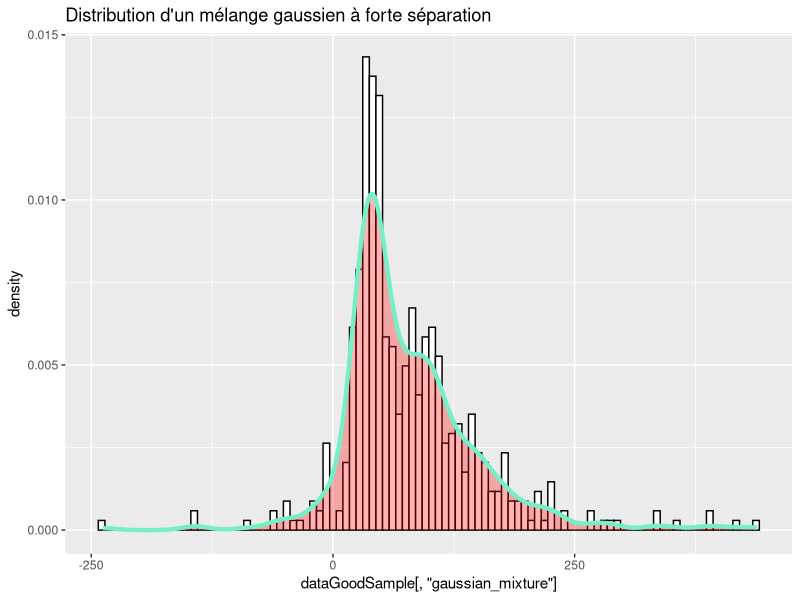
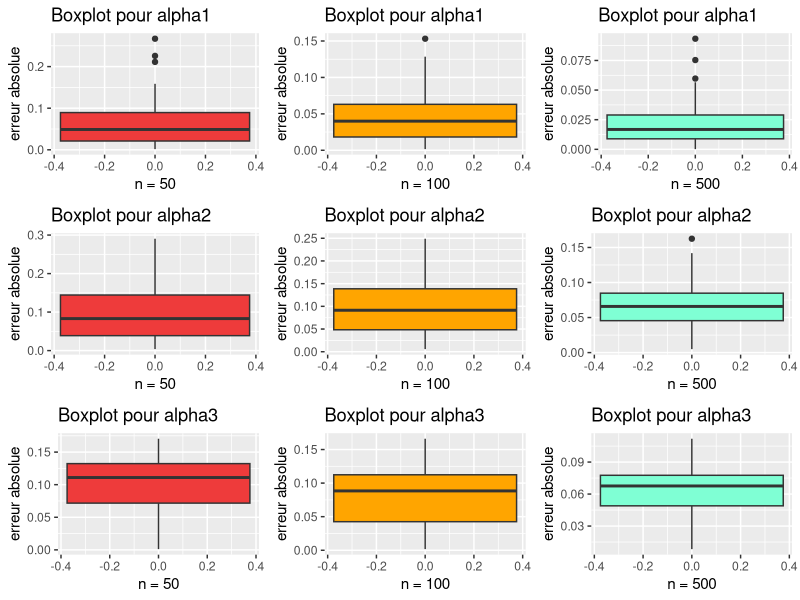
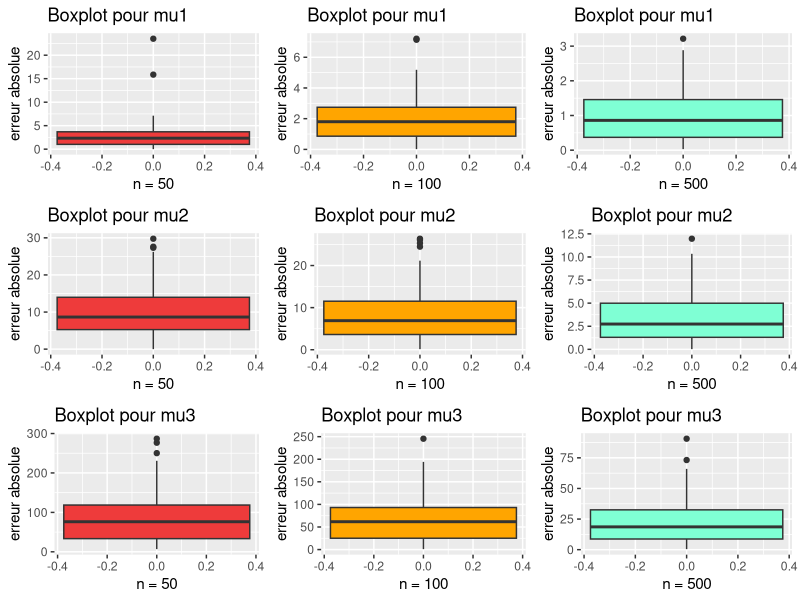
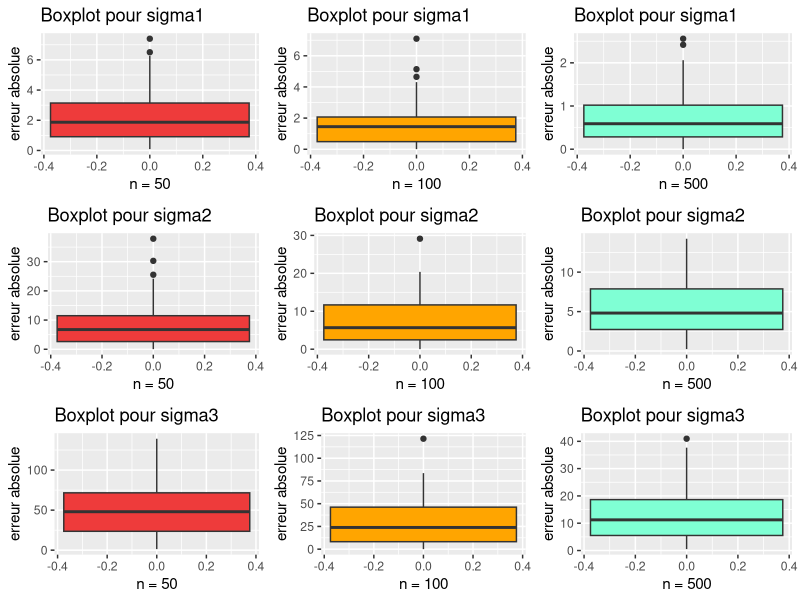
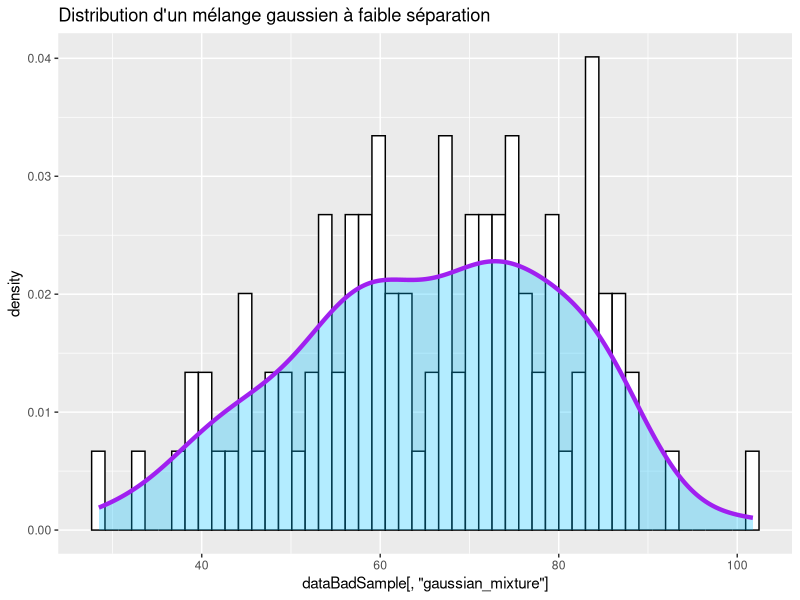
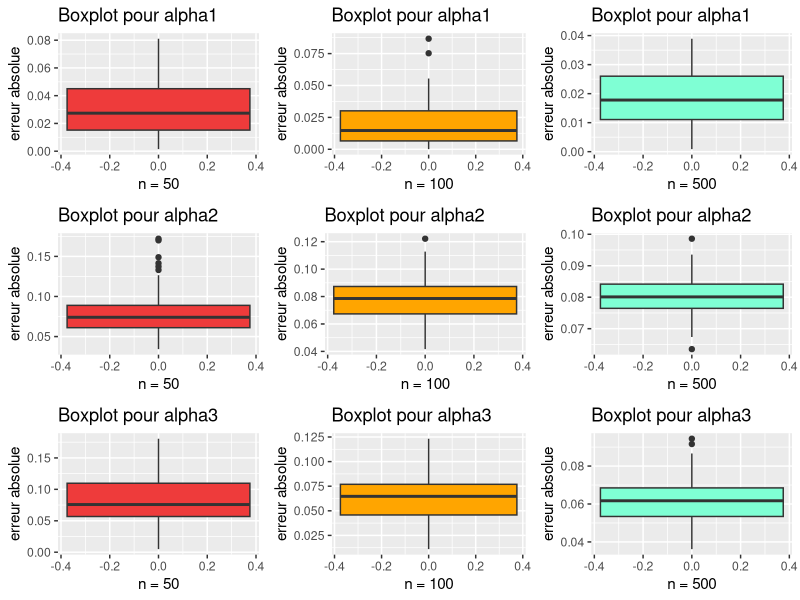
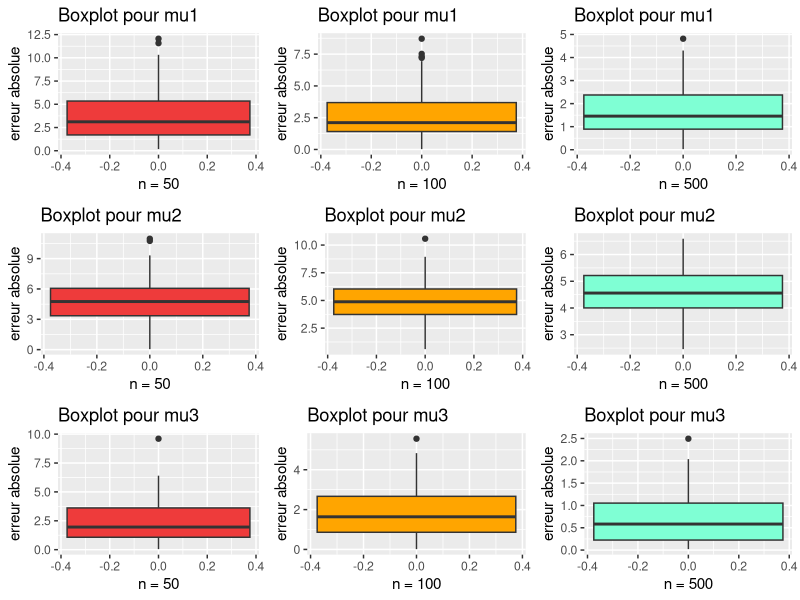
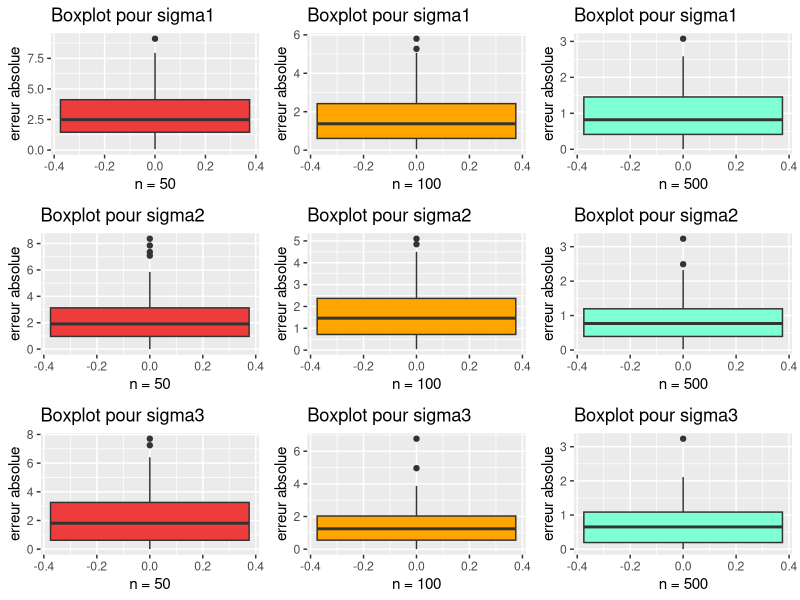

Recreate these plots in R, in order. (Note: this script raises an error after producing the figures.)
library(ggplot2)
library(ggpubr)

# Vecteur dans lequel on a stocké les noms des 13 espèces d'oiseaux présentent 
# dans notre document
bird_names = c("European Goldfinch", "Common Linnet", "Common Chaffinch",
               "European Greenfinch", "Eurasian Bullfinch", "Hawfinch",
               "Stonechat", "European Robin", "Whinchat", "Song Thrush",
               "Common Blackbird", "Ring Ouzel", "Mistle Thrush")

# Vecteur dans lequel on a stocké les moyennes respectives des volumes des nids
# des 13 espèces d'oiseaux
mean_volume = c(38.0, 60.9, 58.3, 74.5, 45.0, 71.6, 91.0, 68.4, 51.9, 288.9,
                293.6, 298.6, 266.1)
# Vecteur dans lequel on a stocké les écarts-types respectifs des volumes des
# nids des 13 espèces d'oiseaux
sd_volume = c(9.1,  20.8, 15.0,  12.2,  3.8,  12.9,  46.5, 29.8, 27.4, 55.9,
              78.5,  125.1,  56.6)

# Création du dataframe contenant les données sur les 13 nids d'oiseaux
# Chaque ligne du df correspond à une espèce d'oiseau
# Chaque espèce est associée à 2 colonnes qui nous renseignent sur
# le volume moyen des nids associée à cette espèce respectivement
# l'ecart type des nids associées à cette espèce
nest_data = data.frame(bird_names, mean_volume, sd_volume)

# Cette fonction prend en argument df le dataframe regroupant toutes les données
# c'est à dire les noms, les moyennes et les écart-types des nids des 13
# espèces d'oiseaux
# n le nombre d'espèces à tirer aléatoirement
# cette fonction retourne un dataframe stockant les noms,
# moyennes et écart-types des nids des n espèces d'oiseaux tirées aléatoirement
random_species = function(df, n){
  J = dim(df)[1]
  index_species = sample(1:J, n, replace = FALSE)
  random_prop = runif(n, 0, 1)
  random_prop = random_prop/sum(random_prop)
  random_df = df[index_species,]
  random_df = cbind(proportion_alpha = random_prop, random_df)
  random_df = random_df[,c(2,1,3,4)]
  return(random_df)
}

# Cette fonction affiche graphiquement la distribution d'un mélange gaussien
# Elle prend en argument df le dataframe contenant les données 
# (noms, moyennes, ecarts-types) des nids des espèces d'oiseaux 
# et X l’échantillon du mélange gaussien
plot_distrib = function(df, X){
  data_distrib = data.frame(gaussian_mixture = X)
  ggplot(data_distrib, aes(x=data_distrib[,'gaussian_mixture'])) + 
  geom_histogram(aes(y=..density..), colour="black", fill="white", bins = 100) +
  geom_density(alpha=.3, color = "aquamarine2", fill="red", size=1.5) + 
  ggtitle("Distribution d'un mélange gaussien")
}

# On crée le dataframe regroupant les moyennes et les écarts-types théoriques
# associés aux espèces d'oiseaux choisies par l'utilisateur
# Les espèces choisies sont stockées dans un vecteur pris en paramètre
GetRealParam = function(list_Species){
  v_index = c()
  for (species in list_Species){
    index_sp = which(nest_data$bird_names == species)
    v_index = append(v_index, index_sp)
  }
  return(nest_data[v_index,])
}


# Cette fonction génère aléatoirement un échantillon de taille n issue 
# d'un mélange gaussien
# Les paramètres (alpha, mu et sigma) des différents mélanges gaussiens 
# sont contenus dans data_th
# La fonction prends en argument data_th 
# (le dataframe contenant les paramètres alpha, mu et sigma)
# et n qui indique le nombre de valeurs que l'on souhaite générer aléatoirement
# La fonction retourne un vecteur contenant les n valeurs du mélange gaussien
# qui ont été generées aléatoirement
simulation = function(data_th, n=100){
  X = rep(NA,n) #echantillon
  vect_alpha = data_th[,2]
  vect_mean = data_th[,3]
  vect_sd = data_th[,4]
  for(i in 1:n){
    Z = runif(1)
    if (Z <= vect_alpha[1]){
      X[i] = rnorm(1, vect_mean[1], vect_sd[1])
    }else{
      k = 1
      l = 2
      Bool = FALSE
      cumul_alpha = cumsum(vect_alpha)
      while(Bool == FALSE){
        if((cumul_alpha[k]<=Z) & (cumul_alpha[l]>=Z)){
          Bool = TRUE
          param_index = l
        }
        k = k+1
        l = l+1
      }
      X[i] = rnorm(1, vect_mean[param_index], vect_sd[param_index])
    }
  }
  return(X)
}

# Fonction générant dataframe (vide)
# contenant les valeurs de P_thetat(j|X = X_i) (etape E de l'algo)
# Cette fonction prend en argument n (la taille de l'échantillon)
# Et J le nombre de mélange
param_State_E = function(n, J){
  data_stateE = data.frame(matrix(NA, nrow = n, ncol = J))
  for(j in 1:J){
    names(data_stateE)[j] = paste("H(.,",j,")",sep="")
  }
  return(data_stateE)
}

# Cette fonction est une implémentation de l'algorithme EM
# Elle prend en argument data_init
# (data_init est un dataframe contenant les paramètres (alpha, mu, sigma)
# initiaux choisis)
# un vecteur X qui est l'échantillon de taille n
# K le nombre d'itérations de l'algorithme EM
# Cette fonction va retourner un dataframe contenant les valeurs des
# paramètres alpha, mu et sigma
# qui ont été mises à jour après K itérations de l'algorithme EM

algo_EM = function(data_init, X, K){
  J = dim(data_init)[1]
  n = length(X)
  data_stateE = param_State_E(n, J)
  
  for(k in 1:K){
    vect_alpha = data_init[,2] #de longueur J
    vect_mean = data_init[,3]
    vect_sd = data_init[,4]
    # vecteur contenant la somme des des numérateurs de P_thetat(j|X = X_i)
    # pour chaque valeur de l’échantillon 
    v = rep(0,n) 
    
    # Etape E
    for(j in 1:J){
      # On remplie le tableau param_State_E contenant P_thetat(j|X=X_i)
      data_stateE[,j] = vect_alpha[j]*dnorm(X,vect_mean[j],vect_sd[j])
      v = v+data_stateE[,j]
    }
    for(j in 1:J){
      data_stateE[,j] = data_stateE[,j]/v
    }
    
    # Etape M
    H = data_stateE
    for(col in 2:4){ #on met a jour le data_init
      for(ind in 1:J){
        
        # on met à jour les alpha
        if(col == 2){
          data_init[,col][ind] = mean(H[,ind])
        }
        # on met à jour les mu
        if(col == 3){
          data_init[,col][ind] = (sum(X*H[,ind]))/(sum(H[,ind]))
        } 
        # on met à jour les sigma
        if(col == 4){
          data_init[,col][ind] = sqrt((sum( (X-rep(data_init[,col-1][ind],n))^2
                                            *H[,ind] ))/sum(H[,ind]))
        }
      }
    }
  }
  new_df = data_init
  colnames(new_df) = c('bird_names', 'alpha', 'mu', 'sigma')
  return(new_df)
}


# Cette fonction calcule l'erreur absolue de tous les paramètres alpha, mu et sigma
# elle calcule la différence en valeur absolue entre la valeur du paramètre estimé
# par l'algorithme EM et la valeur du paramètre théorique
# Elle prend en paramètre data_th le dataframe contenant les 
# paramètres alpha, mu et sigma théoriques
# et Data_EM dataframe contenant les paramètres alpha, mu et sigma estimés 
# par l'algorithme EM
# Cette fonction retourne le dataframe contenant les erreurs absolues de chaque
# paramètre

calcul_error = function(data_th, data_EM){
  J = dim(data_th)[1]
  df_error = data.frame(error_alpha = rep(NA, J), error_mu = rep(NA, J),
                        error_sigma = rep(NA, J))
  for(c in 2:4){
    df_error[,c-1] = abs(data_th[,c] - data_EM[,c])
  }
  return(df_error)
}


# Cette fonction calcule l'erreur absolue entre les paramètres estimés par
# l'algo EM
# et les paramètres théoriques pour k echantillons générés aléatoirement
# Elle prend en argument data_th le dataframe contenant les paramètres
# alpha, mu et sigma théoriques
# data_init le dataframe contenant les paramètres (alpha, mu, sigma)
# initiaux choisis
# k le nombre d'échantillons que l'on souhaite générer aléatoirement
# n la taille des échantillons (les k échantillons seront de tailles n)
# N le nombre d'iterations de l'algorithme EM
# Elle retourne un dataframe contenant les erreurs absolues de chaque paramètre
# des k échantillons de Monte Carlo
Monte_Carlo = function(data_th, data_init, k, n, N){
  J = dim(data_th)[1]
  df_MonteCarlo = data.frame()
  iteration = c()
  for(i in 1:k){
    X = simulation(data_th, n)
    data_EM = algo_EM(data_init, X, N)
    df_error = calcul_error(data_th, data_EM)
    df_MonteCarlo = rbind((df_MonteCarlo), df_error)
    v_iter = rep(paste("itération",i,sep="_"), J)
    iteration = append(iteration, v_iter)
  }
  df_MonteCarlo = cbind(iteration, df_MonteCarlo)
  return(df_MonteCarlo)
}

#############################################################################
# partie tests
#############################################################################
# On teste l'algorithme EM sur un mélange de 2 gaussiennes

# Choix de 2 espèces European Goldfinch et Ring Ouzel afin d'avoir un mélange
# de 2 gaussiennes
data_test_th = data.frame(bird_names = c("European Goldfinch", "Ring Ouzel")
                          ,proportion_alpha = c(0.3,0.7), mean = c(38, 298.6),
                          sd = c(9.1, 125.1))


# Dataframe des données d'initialisations choisies par l'utilisateur
# On a choisi les espèces suivantes: "European Goldfinch"
# et "Ring Ouzel"
data_test_init = data.frame(bird_names = c("European Goldfinch", "Ring Ouzel"),
                            alpha_init = c(0.2,0.8), mean_init = c(50, 280),
                            sd_init = c(11, 130))

data_test_th
X = simulation(data_test_th,100)
algo_EM(data_test_init,X,50)


# Exemple avec 3 espèces ayant des variables bien séparées
good_dfTestTh3 = data.frame(bird_names = c("European Goldfinch", "Stonechat",
                                           "Ring Ouzel")
                            ,proportion_alpha = c(0.3,0.5,0.2),
                            mean_th = c(38.0, 91.0, 135),
                            sd_th = c(9.1, 46.5, 125.1))

good_dfTestInit3 = data.frame(bird_names = c("European Goldfinch", "Stonechat",
                                             "Ring Ouzel")
                              ,proportion_alpha = c(0.35,0.57,0.13),
                              mean_th = c(44.4, 100, 278.3),
                              sd_th = c(10, 57, 130))


# teste des fonctions simulation et algo_EM pour ce mélange de 3 gaussiennes 
# avec forte séparation
X3 = simulation(good_dfTestTh3, 500)
print(good_dfTestTh3)
algo_EM(good_dfTestInit3, X3, 30)

# On affiche l'histogramme et la distribution pour le mélange avec
# forte séparation
dataGoodSample = data.frame(gaussian_mixture = X3)
ggplot(dataGoodSample, aes(x=dataGoodSample[,'gaussian_mixture'])) + 
geom_histogram(aes(y=..density..), colour="black", fill="white", bins = 100) +
geom_density(alpha=.3, color = "aquamarine2", fill="red", size=1.5) + 
ggtitle("Distribution d'un mélange gaussien à forte séparation")

# on affiche les boxplots pour ce melange de gausiennes avec forte séparation

vect1 <- seq(1, 298, by = 3) # vecteur 1
vect2 <- seq(2, 299, by = 3) # vecteur 2
vect3 <- seq(3, 300, by = 3) # vecteur 3

df_monteCarlo_50 = Monte_Carlo(good_dfTestTh3, good_dfTestInit3, 100, 50, 10)
df_monteCarlo_100 = Monte_Carlo(good_dfTestTh3, good_dfTestInit3, 100, 100, 10)
df_monteCarlo_500 = Monte_Carlo(good_dfTestTh3, good_dfTestInit3, 100, 500, 10)

# Pour les \alpha

a1 = ggplot(df_monteCarlo_50[vect1,], aes(y = df_monteCarlo_50[vect1, 2])) +
  xlab("n = 50") + ylab("erreur absolue") + 
  ggtitle("Boxplot pour alpha1") + geom_boxplot(fill="brown2")
a2 = ggplot(df_monteCarlo_100[vect1,], aes(y = df_monteCarlo_100[vect1, 2])) +
  xlab("n = 100") + ylab("erreur absolue") +
  ggtitle("Boxplot pour alpha1") + geom_boxplot(fill="orange")
a3 = ggplot(df_monteCarlo_500[vect1,], aes(y = df_monteCarlo_500[vect1, 2])) +
  xlab("n = 500") + ylab("erreur absolue") + 
  ggtitle("Boxplot pour alpha1") + geom_boxplot(fill="aquamarine")
a4 = ggplot(df_monteCarlo_50[vect2,], aes(y = df_monteCarlo_50[vect2, 2])) +
  xlab("n = 50") + ylab("erreur absolue") + 
  ggtitle("Boxplot pour alpha2") + geom_boxplot(fill="brown2")
a5 = ggplot(df_monteCarlo_100[vect2,], aes(y = df_monteCarlo_100[vect2, 2])) +
  xlab("n = 100") + ylab("erreur absolue") +
  ggtitle("Boxplot pour alpha2") + geom_boxplot(fill="orange")
a6 = ggplot(df_monteCarlo_500[vect2,], aes(y = df_monteCarlo_500[vect2, 2])) +
  xlab("n = 500") + ylab("erreur absolue") + 
  ggtitle("Boxplot pour alpha2") + geom_boxplot(fill="aquamarine")
a7 = ggplot(df_monteCarlo_50[vect3,], aes(y = df_monteCarlo_50[vect3, 2])) +
  xlab("n = 50") + ylab("erreur absolue") + 
  ggtitle("Boxplot pour alpha3") + geom_boxplot(fill="brown2")
a8 = ggplot(df_monteCarlo_100[vect3,], aes(y = df_monteCarlo_100[vect3, 2])) +
  xlab("n = 100") + ylab("erreur absolue") +
  ggtitle("Boxplot pour alpha3") + geom_boxplot(fill="orange")
a9 = ggplot(df_monteCarlo_500[vect3,], aes(y = df_monteCarlo_500[vect3, 2])) +
  xlab("n = 500") + ylab("erreur absolue") + 
  ggtitle("Boxplot pour alpha3") + geom_boxplot(fill="aquamarine")
ggarrange(a1, a2, a3, a4, a5, a6, a7, a8, a9, ncol = 3, nrow = 3)
# save with width = 800 and height = 1200


# Pour les \mu

m1 = ggplot(df_monteCarlo_50[vect1,], aes(y = df_monteCarlo_50[vect1, 3])) +
  xlab("n = 50") + ylab("erreur absolue") + 
  ggtitle("Boxplot pour mu1") + geom_boxplot(fill="brown2")
m2 = ggplot(df_monteCarlo_100[vect1,], aes(y = df_monteCarlo_100[vect1, 3])) +
  xlab("n = 100") + ylab("erreur absolue") +
  ggtitle("Boxplot pour mu1") + geom_boxplot(fill="orange")
m3 = ggplot(df_monteCarlo_500[vect1,], aes(y = df_monteCarlo_500[vect1, 3])) +
  xlab("n = 500") + ylab("erreur absolue") + 
  ggtitle("Boxplot pour mu1") + geom_boxplot(fill="aquamarine")
m4 = ggplot(df_monteCarlo_50[vect2,], aes(y = df_monteCarlo_50[vect2, 3])) +
  xlab("n = 50") + ylab("erreur absolue") + 
  ggtitle("Boxplot pour mu2") + geom_boxplot(fill="brown2")
m5 = ggplot(df_monteCarlo_100[vect2,], aes(y = df_monteCarlo_100[vect2, 3])) +
  xlab("n = 100") + ylab("erreur absolue") +
  ggtitle("Boxplot pour mu2") + geom_boxplot(fill="orange")
m6 = ggplot(df_monteCarlo_500[vect2,], aes(y = df_monteCarlo_500[vect2, 3])) +
  xlab("n = 500") + ylab("erreur absolue") + 
  ggtitle("Boxplot pour mu2") + geom_boxplot(fill="aquamarine")
m7 = ggplot(df_monteCarlo_50[vect3,], aes(y = df_monteCarlo_50[vect3, 3])) +
  xlab("n = 50") + ylab("erreur absolue") + 
  ggtitle("Boxplot pour mu3") + geom_boxplot(fill="brown2")
m8 = ggplot(df_monteCarlo_100[vect3,], aes(y = df_monteCarlo_100[vect3, 3])) +
  xlab("n = 100") + ylab("erreur absolue") +
  ggtitle("Boxplot pour mu3") + geom_boxplot(fill="orange")
m9 = ggplot(df_monteCarlo_500[vect3,], aes(y = df_monteCarlo_500[vect3, 3])) +
  xlab("n = 500") + ylab("erreur absolue") + 
  ggtitle("Boxplot pour mu3") + geom_boxplot(fill="aquamarine")
ggarrange(m1, m2, m3, m4, m5, m6, m7, m8, m9, ncol = 3, nrow = 3)
# save with width = 800 and height = 1200

# Pour les \sigma

s1 = ggplot(df_monteCarlo_50[vect1,], aes(y = df_monteCarlo_50[vect1, 4])) +
  xlab("n = 50") + ylab("erreur absolue") + 
  ggtitle("Boxplot pour sigma1") + geom_boxplot(fill="brown2")
s2 = ggplot(df_monteCarlo_100[vect1,], aes(y = df_monteCarlo_100[vect1, 4])) +
  xlab("n = 100") + ylab("erreur absolue") +
  ggtitle("Boxplot pour sigma1") + geom_boxplot(fill="orange")
s3 = ggplot(df_monteCarlo_500[vect1,], aes(y = df_monteCarlo_500[vect1, 4])) +
  xlab("n = 500") + ylab("erreur absolue") + 
  ggtitle("Boxplot pour sigma1") + geom_boxplot(fill="aquamarine")
s4 = ggplot(df_monteCarlo_50[vect2,], aes(y = df_monteCarlo_50[vect2, 4])) +
  xlab("n = 50") + ylab("erreur absolue") + 
  ggtitle("Boxplot pour sigma2") + geom_boxplot(fill="brown2")
s5 = ggplot(df_monteCarlo_100[vect2,], aes(y = df_monteCarlo_100[vect2, 4])) +
  xlab("n = 100") + ylab("erreur absolue") +
  ggtitle("Boxplot pour sigma2") + geom_boxplot(fill="orange")
s6 = ggplot(df_monteCarlo_500[vect2,], aes(y = df_monteCarlo_500[vect2, 4])) +
  xlab("n = 500") + ylab("erreur absolue") + 
  ggtitle("Boxplot pour sigma2") + geom_boxplot(fill="aquamarine")
s7 = ggplot(df_monteCarlo_50[vect3,], aes(y = df_monteCarlo_50[vect3, 4])) +
  xlab("n = 50") + ylab("erreur absolue") + 
  ggtitle("Boxplot pour sigma3") + geom_boxplot(fill="brown2")
s8 = ggplot(df_monteCarlo_100[vect3,], aes(y = df_monteCarlo_100[vect3, 4])) +
  xlab("n = 100") + ylab("erreur absolue") +
  ggtitle("Boxplot pour sigma3") + geom_boxplot(fill="orange")
s9 = ggplot(df_monteCarlo_500[vect3,], aes(y = df_monteCarlo_500[vect3, 4])) +
  xlab("n = 500") + ylab("erreur absolue") + 
  ggtitle("Boxplot pour sigma3") + geom_boxplot(fill="aquamarine")
ggarrange(s1, s2, s3, s4, s5, s6, s7, s8, s9, ncol = 3, nrow = 3)


# Exemple avec 3 espèces ayant des variables mal séparées
bad_dfTestTh3 = data.frame(bird_names = c("European Greenfinch", "Hawfinch",
                                          "Common Chaffinch")
                           ,proportion_alpha = c(0.28,0.12,0.6),
                           mean_th = c(74.5, 71.6, 58.3),
                           sd_th = c(12.2, 12.9, 15.0))

bad_dfTestInit3 = data.frame(bird_names = c("European Greenfinch", "Hawfinch",
                                            "Common Chaffinch")
                             ,proportion_alpha = c(0.3,0.2,0.5),
                             mean_th = c(78.3, 69.7, 60),
                             sd_th = c(11.8, 13.3, 17))


# teste des fonctions simulation et algo_EM pour ce mélange de 3 gaussiennes avec faible séparation
X3_bad = simulation(bad_dfTestTh3, 100)
print(bad_dfTestTh3)
algo_EM(bad_dfTestInit3, X3_bad, 30)

# On affiche l'histogramme et la distribution pour le mélange avec
# faible séparation
dataBadSample = data.frame(gaussian_mixture = X3_bad)
ggplot(dataBadSample, aes(x=dataBadSample[,'gaussian_mixture'])) + 
geom_histogram(aes(y=..density..), colour="black", fill="white", bins = 50)+
geom_density(alpha=.3, color = "purple", fill="deepskyblue", size=1.5) +
ggtitle("Distribution d'un mélange gaussien à faible séparation")

# on affiche les boxplots pour ce melange de gausiennes avec faible séparation

vect1 <- seq(1, 298, by = 3) # vecteur 1
vect2 <- seq(2, 299, by = 3) # vecteur 2
vect3 <- seq(3, 300, by = 3) # vecteur 3

df_monteCarloBad_50 = Monte_Carlo(bad_dfTestTh3, bad_dfTestInit3, 100, 50, 10)
df_monteCarloBad_100 = Monte_Carlo(bad_dfTestTh3, bad_dfTestInit3, 100, 100, 10)
df_monteCarloBad_500 = Monte_Carlo(bad_dfTestTh3, bad_dfTestInit3, 100, 500, 10)

# Pour les \alpha

ab1 = ggplot(df_monteCarloBad_50[vect1,], aes(y = df_monteCarloBad_50[vect1, 2])) +
  xlab("n = 50") + ylab("erreur absolue") + 
  ggtitle("Boxplot pour alpha1") + geom_boxplot(fill="brown2")
ab2 = ggplot(df_monteCarloBad_100[vect1,], aes(y = df_monteCarloBad_100[vect1, 2])) +
  xlab("n = 100") + ylab("erreur absolue") +
  ggtitle("Boxplot pour alpha1") + geom_boxplot(fill="orange")
ab3 = ggplot(df_monteCarloBad_500[vect1,], aes(y = df_monteCarloBad_500[vect1, 2])) +
  xlab("n = 500") + ylab("erreur absolue") + 
  ggtitle("Boxplot pour alpha1") + geom_boxplot(fill="aquamarine")
ab4 = ggplot(df_monteCarloBad_50[vect2,], aes(y = df_monteCarloBad_50[vect2, 2])) +
  xlab("n = 50") + ylab("erreur absolue") + 
  ggtitle("Boxplot pour alpha2") + geom_boxplot(fill="brown2")
ab5 = ggplot(df_monteCarloBad_100[vect2,], aes(y = df_monteCarloBad_100[vect2, 2])) +
  xlab("n = 100") + ylab("erreur absolue") +
  ggtitle("Boxplot pour alpha2") + geom_boxplot(fill="orange")
ab6 = ggplot(df_monteCarloBad_500[vect2,], aes(y = df_monteCarloBad_500[vect2, 2])) +
  xlab("n = 500") + ylab("erreur absolue") + 
  ggtitle("Boxplot pour alpha2") + geom_boxplot(fill="aquamarine")
ab7 = ggplot(df_monteCarloBad_50[vect3,], aes(y = df_monteCarloBad_50[vect3, 2])) +
  xlab("n = 50") + ylab("erreur absolue") + 
  ggtitle("Boxplot pour alpha3") + geom_boxplot(fill="brown2")
ab8 = ggplot(df_monteCarloBad_100[vect3,], aes(y = df_monteCarloBad_100[vect3, 2])) +
  xlab("n = 100") + ylab("erreur absolue") +
  ggtitle("Boxplot pour alpha3") + geom_boxplot(fill="orange")
ab9 = ggplot(df_monteCarloBad_500[vect3,], aes(y = df_monteCarloBad_500[vect3, 2])) +
  xlab("n = 500") + ylab("erreur absolue") + 
  ggtitle("Boxplot pour alpha3") + geom_boxplot(fill="aquamarine")
ggarrange(ab1, ab2, ab3, ab4, ab5, ab6, ab7, ab8, ab9, ncol = 3, nrow = 3)


# Pour les \mu

mb1 = ggplot(df_monteCarloBad_50[vect1,], aes(y = df_monteCarloBad_50[vect1, 3])) +
  xlab("n = 50") + ylab("erreur absolue") + 
  ggtitle("Boxplot pour mu1") + geom_boxplot(fill="brown2")
mb2 = ggplot(df_monteCarloBad_100[vect1,], aes(y = df_monteCarloBad_100[vect1, 3])) +
  xlab("n = 100") + ylab("erreur absolue") +
  ggtitle("Boxplot pour mu1") + geom_boxplot(fill="orange")
mb3 = ggplot(df_monteCarloBad_500[vect1,], aes(y = df_monteCarloBad_500[vect1, 3])) +
  xlab("n = 500") + ylab("erreur absolue") + 
  ggtitle("Boxplot pour mu1") + geom_boxplot(fill="aquamarine")
mb4 = ggplot(df_monteCarloBad_50[vect2,], aes(y = df_monteCarloBad_50[vect2, 3])) +
  xlab("n = 50") + ylab("erreur absolue") + 
  ggtitle("Boxplot pour mu2") + geom_boxplot(fill="brown2")
mb5 = ggplot(df_monteCarloBad_100[vect2,], aes(y = df_monteCarloBad_100[vect2, 3])) +
  xlab("n = 100") + ylab("erreur absolue") +
  ggtitle("Boxplot pour mu2") + geom_boxplot(fill="orange")
mb6 = ggplot(df_monteCarloBad_500[vect2,], aes(y = df_monteCarloBad_500[vect2, 3])) +
  xlab("n = 500") + ylab("erreur absolue") + 
  ggtitle("Boxplot pour mu2") + geom_boxplot(fill="aquamarine")
mb7 = ggplot(df_monteCarloBad_50[vect3,], aes(y = df_monteCarloBad_50[vect3, 3])) +
  xlab("n = 50") + ylab("erreur absolue") + 
  ggtitle("Boxplot pour mu3") + geom_boxplot(fill="brown2")
mb8 = ggplot(df_monteCarloBad_100[vect3,], aes(y = df_monteCarloBad_100[vect3, 3])) +
  xlab("n = 100") + ylab("erreur absolue") +
  ggtitle("Boxplot pour mu3") + geom_boxplot(fill="orange")
mb9 = ggplot(df_monteCarloBad_500[vect3,], aes(y = df_monteCarloBad_500[vect3, 3])) +
  xlab("n = 500") + ylab("erreur absolue") + 
  ggtitle("Boxplot pour mu3") + geom_boxplot(fill="aquamarine")
ggarrange(mb1, mb2, mb3, mb4, mb5, mb6, mb7, mb8, mb9, ncol = 3, nrow = 3)


# Pour les \sigma

sb1 = ggplot(df_monteCarloBad_50[vect1,], aes(y = df_monteCarloBad_50[vect1, 4])) +
  xlab("n = 50") + ylab("erreur absolue") + 
  ggtitle("Boxplot pour sigma1") + geom_boxplot(fill="brown2")
sb2 = ggplot(df_monteCarloBad_100[vect1,], aes(y = df_monteCarloBad_100[vect1, 4])) +
  xlab("n = 100") + ylab("erreur absolue") +
  ggtitle("Boxplot pour sigma1") + geom_boxplot(fill="orange")
sb3 = ggplot(df_monteCarloBad_500[vect1,], aes(y = df_monteCarloBad_500[vect1, 4])) +
  xlab("n = 500") + ylab("erreur absolue") + 
  ggtitle("Boxplot pour sigma1") + geom_boxplot(fill="aquamarine")
sb4 = ggplot(df_monteCarloBad_50[vect2,], aes(y = df_monteCarloBad_50[vect2, 4])) +
  xlab("n = 50") + ylab("erreur absolue") + 
  ggtitle("Boxplot pour sigma2") + geom_boxplot(fill="brown2")
sb5 = ggplot(df_monteCarloBad_100[vect2,], aes(y = df_monteCarloBad_100[vect2, 4])) +
  xlab("n = 100") + ylab("erreur absolue") +
  ggtitle("Boxplot pour sigma2") + geom_boxplot(fill="orange")
sb6 = ggplot(df_monteCarloBad_500[vect2,], aes(y = df_monteCarloBad_500[vect2, 4])) +
  xlab("n = 500") + ylab("erreur absolue") + 
  ggtitle("Boxplot pour sigma2") + geom_boxplot(fill="aquamarine")
sb7 = ggplot(df_monteCarloBad_50[vect3,], aes(y = df_monteCarloBad_50[vect3, 4])) +
  xlab("n = 50") + ylab("erreur absolue") + 
  ggtitle("Boxplot pour sigma3") + geom_boxplot(fill="brown2")
sb8 = ggplot(df_monteCarloBad_100[vect3,], aes(y = df_monteCarloBad_100[vect3, 4])) +
  xlab("n = 100") + ylab("erreur absolue") +
  ggtitle("Boxplot pour sigma3") + geom_boxplot(fill="orange")
sb9 = ggplot(df_monteCarloBad_500[vect3,], aes(y = df_monteCarloBad_500[vect3, 4])) +
  xlab("n = 500") + ylab("erreur absolue") + 
  ggtitle("Boxplot pour sigma3") + geom_boxplot(fill="aquamarine")
ggarrange(sb1, sb2, sb3, sb4, sb5, sb6, sb7, sb8, sb9, ncol = 3, nrow = 3)

# teste des fonctions simulation et algo_EM pour ce mélange de 4 gaussiennes
X4 = simulation(df_th4, 100)
print(df_th4)
algo_EM(data_init4, X4, 30)



# Chapitre III, étude d'un mélange de deux lois




bird_names2 = c("European Goldfinch", "Ring Ouzel")
mean_volume = c(38.0, 298.6)
sd_volume = c(9.1, 125.1)
nest_data2 = data.frame(bird_names2, mean_volume, sd_volume)
df <- random_species(nest_data2, 2)
df[,2] <- c(0.2878713, 0.7121287 )
df
data <- simulation(df, 500)
data

ggplot(data.frame(data), aes(x=data)) + 
  geom_histogram(aes(y=..density..), colour="black", fill="white", bins = 100) +
  geom_density(alpha=.3, color = "purple", fill="darkcyan", size=1.5) +
  xlab('X') +
  ylab('Densité') +
  geom_vline(aes(xintercept = 40), col = "darkgreen", size = 1)+
  geom_vline(aes(xintercept = 300), col = "darkgreen", size = 1)+
  geom_vline(aes(xintercept = 10), col = "firebrick") + 
  geom_vline(aes(xintercept = 70), col = "firebrick") +
  geom_vline(aes(xintercept = 430), col = "firebrick") + 
  geom_vline(aes(xintercept = 170), col = "firebrick")


data_save <- data


param_init = data.frame(bird_names = c("European Goldfinch", "Ring Ouzel"),
                            alpha_init = c(0.5, 0.5), mean_init = c(40, 300),
                            sd_init = c(30, 130))


algo_EM(param_init, data, 10)




##### BOXPLOT #####

df_monteCarlo_100 = Monte_Carlo(good_dfTestTh3, good_dfTestInit3, 100, 100, 10)
df_monteCarlo_250 = Monte_Carlo(good_dfTestTh3, good_dfTestInit3, 100, 250, 10)
df_monteCarlo_500 = Monte_Carlo(good_dfTestTh3, good_dfTestInit3, 100, 500, 10)

# Pour les \alpha
#alpha1
df_Good1 = rbind(df_monteCarlo_100[vect1,],
                 df_monteCarlo_250[vect1,],
                 df_monteCarlo_500[vect1,])

df_Good1[,1] = c(rep("100", dim(df_monteCarlo_100[vect1,])[1]),
                 rep("250", dim(df_monteCarlo_250[vect1,])[1]),
                 rep("500", dim(df_monteCarlo_500[vect1,])[1]))

colnames(df_Good1)[1] = "taille_echantillon"

a1 = qplot(df_Good1[,1], 
           df_Good1[,2], 
           data = df_Good1, 
           geom= "boxplot",
           fill = I("brown2")) + 
  xlab("n") + 
  ylab("erreur absolue") +
  ggtitle(expression(paste("Boxplot des erreurs pour ", alpha[1])))
  
  

#alpha2
df_Good2 = rbind(df_monteCarlo_100[vect2,], 
                 df_monteCarlo_250[vect2,],
                 df_monteCarlo_500[vect2,])

df_Good2[,1] = c(rep("100", dim(df_monteCarlo_100[vect2,])[1]),
                 rep("250", dim(df_monteCarlo_250[vect2,])[1]),
                 rep("500", dim(df_monteCarlo_500[vect2,])[1]))

colnames(df_Good2)[1] = "taille_echantillon"


a2 = qplot(df_Good2[,1],
           df_Good2[,2],
           data = df_Good2,
           fill = I("orange"),
           geom= "boxplot") + 
  xlab("n") +
  ylab("erreur absolue") +
  ggtitle(expression(paste("Boxplot des erreurs pour ", alpha[2])))

#alpha3
df_Good3 = rbind(df_monteCarlo_100[vect3,],
                 df_monteCarlo_250[vect3,],
                 df_monteCarlo_500[vect3,])

df_Good3[,1] = c(rep("100", dim(df_monteCarlo_100[vect3,])[1]),
                 rep("250", dim(df_monteCarlo_250[vect3,])[1]),
                 rep("500", dim(df_monteCarlo_500[vect3,])[1]))

colnames(df_Good3)[1] = "taille_echantillon"


a3 = qplot(df_Good3[,1],
           df_Good3[,2],
           data = df_Good3,
           fill = I("aquamarine"),
           geom= "boxplot") + 
  xlab("n") + 
  ylab("erreur absolue") +
  ggtitle(expression(paste("Boxplot des erreurs pour ", alpha[3])))

# save with width = 800 and height = 1200


# Pour les \mu
# pour mu1
df_Good1 = rbind(df_monteCarlo_100[vect1,],
                 df_monteCarlo_250[vect1,],
                 df_monteCarlo_500[vect1,])

df_Good1[,1] = c(rep("100", dim(df_monteCarlo_100[vect1,])[1]),
                 rep("250", dim(df_monteCarlo_250[vect1,])[1]),
                 rep("500", dim(df_monteCarlo_500[vect1,])[1]))

colnames(df_Good1)[1] = "taille_echantillon"


m1 = qplot(df_Good1[,1],
           df_Good1[,3],
           data = df_Good1, 
           geom= "boxplot",
           fill = I("brown2")) + 
  xlab("n") + 
  ylab("erreur absolue") +
  ggtitle(expression(paste("Boxplot des erreurs pour ", mu[1])))

#mu2
df_Good2 = rbind(df_monteCarlo_100[vect2,], 
                 df_monteCarlo_250[vect2,],
                 df_monteCarlo_500[vect2,])

df_Good2[,1] = c(rep("100", dim(df_monteCarlo_100[vect2,])[1]),
                 rep("250", dim(df_monteCarlo_250[vect2,])[1]),
                 rep("500", dim(df_monteCarlo_500[vect2,])[1]))

colnames(df_Good2)[1] = "taille_echantillon"


m2 = qplot(df_Good2[,1],
           df_Good2[,3],
           data = df_Good2,
           fill = I("orange"),
           geom= "boxplot") + 
  xlab("n") + 
  ylab("erreur absolue") +
  ggtitle(expression(paste("Boxplot des erreurs pour ", mu[2])))

#mu3
df_Good3 = rbind(df_monteCarlo_100[vect3,],
                 df_monteCarlo_250[vect3,],
                 df_monteCarlo_500[vect3,])

df_Good3[,1] = c(rep("100", dim(df_monteCarlo_100[vect3,])[1]),
                 rep("250", dim(df_monteCarlo_250[vect3,])[1]),
                 rep("500", dim(df_monteCarlo_500[vect3,])[1]))

colnames(df_Good3)[1] = "taille_echantillon"

m3 = qplot(df_Good3[,1], 
           df_Good3[,3], 
           data = df_Good3,
           fill = I("aquamarine"),
           geom= "boxplot")+
  xlab("n") + 
  ylab("erreur absolue") +
  ggtitle(expression(paste("Boxplot des erreurs pour ", mu[3])))

# save with width = 800 and height = 1200


# Pour les \sigma
# pour sigma1
df_Good1 = rbind(df_monteCarlo_100[vect1,],
                 df_monteCarlo_250[vect1,],
                 df_monteCarlo_500[vect1,])

df_Good1[,1] = c(rep("100", dim(df_monteCarlo_100[vect1,])[1]),
                 rep("250", dim(df_monteCarlo_250[vect1,])[1]),
                 rep("500", dim(df_monteCarlo_500[vect1,])[1]))

colnames(df_Good)[1] = "taille_echantillon"

s1 = qplot(df_Good1[,1], 
           df_Good1[,4],
           data = df_Good1, 
           geom= "boxplot", 
           fill = I("brown2")) + 
  xlab("n") + ylab("erreur absolue") +
  ggtitle(expression(paste("Boxplot des erreurs pour ", sigma[1])))

# Pour sigma2
df_Good2 = rbind(df_monteCarlo_100[vect2,],
                 df_monteCarlo_250[vect2,],
                 df_monteCarlo_500[vect2,])

df_Good2[,1] = c(rep("100", dim(df_monteCarlo_100[vect2,])[1]),
                 rep("250", dim(df_monteCarlo_250[vect2,])[1]),
                 rep("500", dim(df_monteCarlo_500[vect2,])[1]))

colnames(df_Good2)[1] = "taille_echantillon"


s2 = qplot(df_Good2[,1],
           df_Good2[,4], 
           data = df_Good2, 
           fill = I("orange"),
           geom= "boxplot") + 
  xlab("n") + 
  ylab("erreur absolue") +
  ggtitle(expression(paste("Boxplot des erreurs pour ", sigma[2])))

# Pour sigma3
df_Good3 = rbind(df_monteCarlo_100[vect3,], 
                 df_monteCarlo_250[vect3,],
                 df_monteCarlo_500[vect3,])

df_Good3[,1] = c(rep("100", dim(df_monteCarlo_100[vect3,])[1]),
                 rep("250", dim(df_monteCarlo_250[vect3,])[1]),
                 rep("500", dim(df_monteCarlo_500[vect3,])[1]))

colnames(df_Good3)[1] = "taille_echantillon"

s3 = qplot(df_Good3[,1], 
           df_Good3[,4], 
           data = df_Good3, 
           fill = I("aquamarine"),
           geom= "boxplot") + 
  xlab("n") + 
  ylab("erreur absolue") +
  ggtitle(expression(paste("Boxplot des erreurs pour ", sigma[3])))


ggarrange(a1,a2,a3, ncol = 1, nrow = 3)
ggarrange(m1,m2,m3, ncol = 1, nrow = 3)
ggarrange(s1,s2,s3, ncol = 1, nrow = 3)

########################################################################
# Pour les \alpha
#alpha1
df_Bad1 = rbind(df_monteCarlo_100[vect1,],
                df_monteCarlo_250[vect1,],
                df_monteCarlo_500[vect1,])

df_Bad1[,1] = c(rep("100", dim(df_monteCarlo_100[vect1,])[1]),
                rep("250", dim(df_monteCarlo_250[vect1,])[1]),
                rep("500", dim(df_monteCarlo_500[vect1,])[1]))

colnames(df_Bad1)[1] = "taille_echantillon"

a1 = qplot(df_Bad1[,1], 
           df_Bad1[,2], 
           data = df_Bad1, 
           geom= "boxplot",
           fill = I("brown2")) + 
  xlab("n") + 
  ylab("erreur absolue") +
  ggtitle(expression(paste("Boxplot des erreurs pour ", alpha[1])))

#alpha2
df_Bad2 = rbind(df_monteCarlo_100[vect2,], 
                df_monteCarlo_250[vect2,],
                df_monteCarlo_500[vect2,])

df_Bad2[,1] = c(rep("100", dim(df_monteCarlo_100[vect2,])[1]),
                rep("250", dim(df_monteCarlo_250[vect2,])[1]),
                rep("500", dim(df_monteCarlo_500[vect2,])[1]))

colnames(df_Bad2)[1] = "taille_echantillon"


a2 = qplot(df_Bad2[,1],
           df_Bad2[,2],
           data = df_Bad2,
           fill = I("orange"),
           geom= "boxplot") + 
  xlab("n") +
  ylab("erreur absolue") +
  ggtitle(expression(paste("Boxplot des erreurs pour ", alpha[2])))

#alpha3
df_Bad3 = rbind(df_monteCarlo_100[vect3,],
                df_monteCarlo_250[vect3,],
                df_monteCarlo_500[vect3,])

df_Bad3[,1] = c(rep("100", dim(df_monteCarlo_100[vect3,])[1]),
                rep("250", dim(df_monteCarlo_250[vect3,])[1]),
                rep("500", dim(df_monteCarlo_500[vect3,])[1]))

colnames(df_Bad3)[1] = "taille_echantillon"


a3 = qplot(df_Bad3[,1],
           df_Bad3[,2],
           data = df_Bad3,
           fill = I("aquamarine"),
           geom= "boxplot") + 
  xlab("n") + 
  ylab("erreur absolue") +
  ggtitle(expression(paste("Boxplot des erreurs pour ", alpha[3])))

# save with width = 800 and height = 1200


# Pour les \mu
# pour mu1
df_Bad1 = rbind(df_monteCarlo_100[vect1,],
                df_monteCarlo_250[vect1,],
                df_monteCarlo_500[vect1,])

df_Bad1[,1] = c(rep("100", dim(df_monteCarlo_100[vect1,])[1]),
                rep("250", dim(df_monteCarlo_250[vect1,])[1]),
                rep("500", dim(df_monteCarlo_500[vect1,])[1]))

colnames(df_Bad1)[1] = "taille_echantillon"


m1 = qplot(df_Bad1[,1],
           df_Bad1[,3],
           data = df_Bad1, 
           geom= "boxplot",
           fill = I("brown2")) + 
  xlab("n") + 
  ylab("erreur absolue") +
  ggtitle(expression(paste("Boxplot des erreurs pour ", mu[1])))

#mu2
df_Bad2 = rbind(df_monteCarlo_100[vect2,], 
                df_monteCarlo_250[vect2,],
                df_monteCarlo_500[vect2,])

df_Bad2[,1] = c(rep("100", dim(df_monteCarlo_100[vect2,])[1]),
                rep("250", dim(df_monteCarlo_250[vect2,])[1]),
                rep("500", dim(df_monteCarlo_500[vect2,])[1]))

colnames(df_Bad2)[1] = "taille_echantillon"


m2 = qplot(df_Bad2[,1],
           df_Bad2[,3],
           data = df_Bad2,
           fill = I("orange"),
           geom= "boxplot") + 
  xlab("n") + 
  ylab("erreur absolue") +
  ggtitle(expression(paste("Boxplot des erreurs pour ", mu[2])))

#mu3
df_Bad3 = rbind(df_monteCarlo_100[vect3,],
                df_monteCarlo_250[vect3,],
                df_monteCarlo_500[vect3,])

df_Bad3[,1] = c(rep("100", dim(df_monteCarlo_100[vect3,])[1]),
                rep("250", dim(df_monteCarlo_250[vect3,])[1]),
                rep("500", dim(df_monteCarlo_500[vect3,])[1]))

colnames(df_Bad3)[1] = "taille_echantillon"

m3 = qplot(df_Bad3[,1], 
           df_Bad3[,3], 
           data = df_Bad3,
           fill = I("aquamarine"),
           geom= "boxplot")+
  xlab("n") + 
  ylab("erreur absolue") +
  ggtitle(expression(paste("Boxplot des erreurs pour ", mu[3])))

# save with width = 800 and height = 1200


# Pour les \sigma
# pour sigma1
df_Bad1 = rbind(df_monteCarlo_100[vect1,],
                df_monteCarlo_250[vect1,],
                df_monteCarlo_500[vect1,])

df_Bad1[,1] = c(rep("100", dim(df_monteCarlo_100[vect1,])[1]),
                rep("250", dim(df_monteCarlo_250[vect1,])[1]),
                rep("500", dim(df_monteCarlo_500[vect1,])[1]))

colnames(df_Bad1)[1] = "taille_echantillon"

s1 = qplot(df_Bad1[,1], 
           df_Bad1[,4],
           data = df_Bad1, 
           geom= "boxplot", 
           fill = I("brown2")) + 
  xlab("n") + ylab("erreur absolue") +
  ggtitle(expression(paste("Boxplot des erreurs pour ", sigma[1])))

# Pour sigma2
df_Bad2 = rbind(df_monteCarlo_100[vect2,],
                df_monteCarlo_250[vect2,],
                df_monteCarlo_500[vect2,])

df_Bad2[,1] = c(rep("100", dim(df_monteCarlo_100[vect2,])[1]),
                rep("250", dim(df_monteCarlo_250[vect2,])[1]),
                rep("500", dim(df_monteCarlo_500[vect2,])[1]))

colnames(df_Bad2)[1] = "taille_echantillon"


s2 = qplot(df_Bad2[,1],
           df_Bad2[,4], 
           data = df_Bad2, 
           fill = I("orange"),
           geom= "boxplot") + 
  xlab("n") + 
  ylab("erreur absolue") +
  ggtitle(expression(paste("Boxplot des erreurs pour ", sigma[2])))

# Pour sigma3
df_Bad3 = rbind(df_monteCarlo_100[vect3,], 
                df_monteCarlo_250[vect3,],
                df_monteCarlo_500[vect3,])

df_Bad3[,1] = c(rep("100", dim(df_monteCarlo_100[vect3,])[1]),
                rep("250", dim(df_monteCarlo_250[vect3,])[1]),
                rep("500", dim(df_monteCarlo_500[vect3,])[1]))

colnames(df_Bad3)[1] = "taille_echantillon"

s3 = qplot(df_Bad3[,1], 
           df_Bad3[,4], 
           data = df_Bad3, 
           fill = I("aquamarine"),
           geom= "boxplot") + 
  xlab("n") + 
  ylab("erreur absolue") +
  ggtitle(expression(paste("Boxplot des erreurs pour ", sigma[3])))


ggarrange(a1,a2,a3, ncol = 1, nrow = 3)
ggarrange(m1,m2,m3, ncol = 1, nrow = 3)
ggarrange(s1,s2,s3, ncol = 1, nrow = 3)
